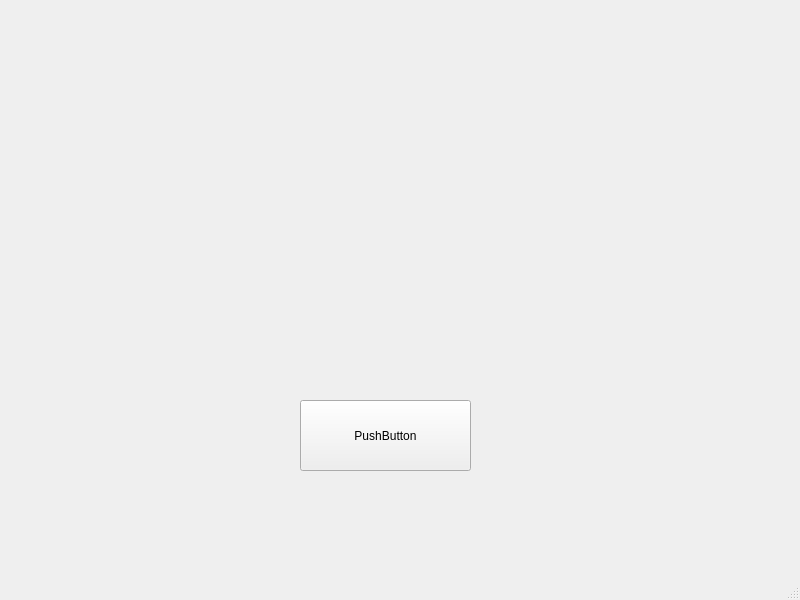
<?xml version="1.0" encoding="UTF-8"?>
<ui version="4.0">
 <class>MainWindow</class>
 <widget class="QMainWindow" name="MainWindow">
  <property name="geometry">
   <rect>
    <x>0</x>
    <y>0</y>
    <width>800</width>
    <height>600</height>
   </rect>
  </property>
  <property name="windowTitle">
   <string>MainWindow</string>
  </property>
  <widget class="QWidget" name="centralwidget">
   <widget class="QPushButton" name="pushButton">
    <property name="geometry">
     <rect>
      <x>300</x>
      <y>400</y>
      <width>171</width>
      <height>71</height>
     </rect>
    </property>
    <property name="text">
     <string>PushButton</string>
    </property>
   </widget>
  </widget>
  <widget class="QMenuBar" name="menubar">
   <property name="geometry">
    <rect>
     <x>0</x>
     <y>0</y>
     <width>800</width>
     <height>26</height>
    </rect>
   </property>
  </widget>
  <widget class="QStatusBar" name="statusbar"/>
 </widget>
 <resources/>
 <connections/>
</ui>
